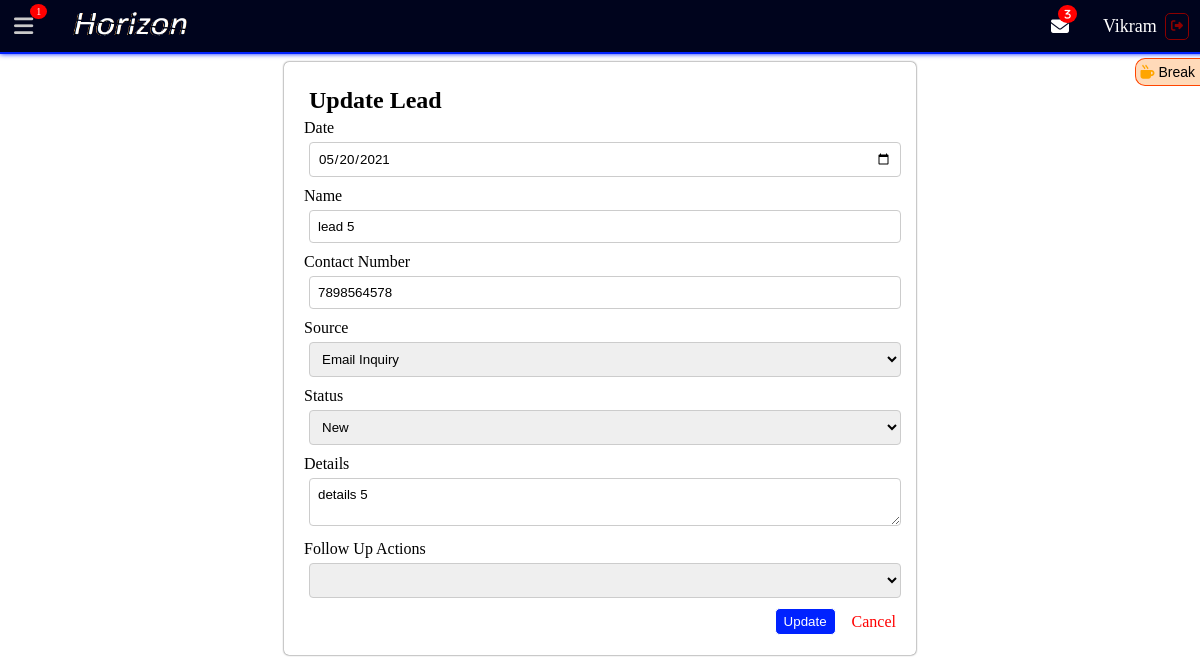
The app's page /leads/update/18/ (signed in) with its own data.
### realestateapp/models.py (models this page shows, shortened)
class CustomUser(AbstractUser):
    USER_ROLES = [
        (1, "Admin"),
        (2, "Team Leader"),
        (3, "Agent"),
    ]
    role = models.PositiveIntegerField(choices=USER_ROLES, default=1)

class Agent(models.Model):
    auth_user = models.OneToOneField(
        CustomUser, on_delete=models.CASCADE, related_name='agent')
    username = models.CharField(max_length=150, unique=True)
    password = models.CharField(max_length=128)
    profile_pic = models.ImageField(upload_to='employ_profile_pic', null=True)
    first_name = models.CharField(max_length=100)
    last_name = models.CharField(max_length=100)
    email = models.EmailField(unique=True)
    phone_number = models.CharField(max_length=20)
    address = models.TextField()
    joining_date = models.DateField()
    sales_traget = models.CharField(blank=True,null=True,max_length=255)
    remarks = models.TextField(blank=True)
    team_leader = models.ForeignKey(
        TeamLeader, on_delete=models.CASCADE, related_name='agents')

class Lead(models.Model):
    LEAD_STATUSES = (
        ('new', 'New'),
        ('contacted', 'Contacted'),
        ('converted', 'Converted'),
        ('lost', 'Lost'),
    )
    SOURCE_CHOICES = (
        ('internet', 'Via Internet'),
        ('email', 'Email Inquiry'),
        ('referral', 'Referral'),
        ('social_media', 'Social Media'),
        ('walk_in', 'Walk-in Customer'),
        ('website', 'Website'),
    )
    date = models.DateField()
    name = models.CharField(max_length=100)
    contact_info = models.ForeignKey(
        Contact, on_delete=models.CASCADE, related_name='lead_contact', null=True, blank=True)
    source = models.CharField(max_length=100, choices=SOURCE_CHOICES)
    status = models.CharField(max_length=20, choices=LEAD_STATUSES)
    details = models.TextField()
    follow_up_actions = models.ForeignKey(
        CustomFollowUp, on_delete=models.SET_NULL, null=True, blank=True)
    assigned_to = models.ForeignKey(
        TeamLeader, on_delete=models.CASCADE, related_name='team_leader_leads', null=True)
    assigned_to_agents = models.ForeignKey(
        Agent, on_delete=models.CASCADE, blank=True, related_name='agent_leads', null=True)
    last_seen_by = models.ForeignKey(
        CustomUser, on_delete=models.CASCADE, related_name='seen_leads', blank=True, null=True)

class Contact(models.Model):
    name = models.CharField(max_length=100, null=True, blank=True)
    email = models.EmailField(null=True, blank=True)
    phone_number = models.CharField(max_length=20, null=True, blank=True)
    address = models.TextField(null=True, blank=True)
    occupation = models.CharField(max_length=100, null=True, blank=True)
    date = models.DateField(null=True, blank=True)
    notes = models.TextField(null=True, blank=True)

### realestateapp/views.py (the view, shortened to what this page needs)
# urls.py: path('leads/update/<int:pk>/', LeadUpdateView.as_view(), name='lead_update'),
class LeadUpdateView(LoginRequiredMixin, SuccessMessageMixin, UpdateView):
    model = Lead
    fields = ['date', 'name', 'contact_info', 'source',
              'status', 'details', 'follow_up_actions']
    template_name = 'lead_update.html'
    success_url = reverse_lazy('lead_list')
    success_message = "Lead Updated!"
    def get_context_data(self, **kwargs):
        context = super().get_context_data(**kwargs)
        context["contacts"] = Contact.objects.all()
        return context

### template/lead_update.html (shortened to what this page needs)
{% extends 'base.html' %}
{% block content %}
<br>
<br>
<br>
<div class="container">
  <form class="update-form" method="post" action="{% url 'lead_update' lead.pk %}" >
    <h2>Update Lead</h2>
    <div class="form-group">
      <label for="id_date">Date</label>
      <input type="date" name="date" id="id_date" class="form-control" required value="{{ lead.date|date:'Y-m-d' }}">
    </div>
    <div class="form-group">
      <label for="id_name">Name</label>
      <input type="text" name="name" id="id_name" class="form-control" required value="{{ lead.name }}">
    </div>
    <div class="form-group">
      <label for="id_contact_info">Contact Number</label>
      <input type="text" name="contact_info" id="id_contact_info" class="form-control" placeholder="Enter contact name..." required value="{{ lead.contact_info.phone_number }}">
    </div>
    <div class="form-group">
      <label for="id_source">Source</label>
      <select name="source" id="id_source" class="form-control" required>
        <option value="email" {% if lead.source == 'email' %}selected{% endif %}>Email Inquiry</option>
      </select>
    </div>
    <div class="form-group">
      <label for="id_status">Status</label>
      <select name="status" id="id_status" class="form-control" required>
        <option value="new" {% if lead.status == 'new' %}selected{% endif %}>New</option>
      </select>
    </div>
    <div class="form-group">
      <label for="id_details">Details</label>
      <textarea name="details" id="id_details" class="form-control" required>{{ lead.details }}</textarea>
    </div>
    <div class="form-group">
      <label for="id_follow_up_actions">Follow Up Actions</label>
      <select name="follow_up_actions" id="id_follow_up_actions" class="form-control" required>
        <option value="{{ lead.follow_up_actions.id }}" selected>{{ lead.follow_up_actions.name }}</option>
      </select>
    </div>
    <div class="update-bottom-btns">
      <button type="submit" class="btn btn-primary">Update</button>
      <a href="{% url 'lead_list' %}" class="btn btn-secondary">Cancel</a>
    </div>
  </form>
</div>
{% endblock %}

### template/navbar.html (shortened to what this page needs)
{% load static %}
<div class="navbar">
  <div class="nav-left">
    <span id="menu-toggle" aria-label="Toggle Sidebar"><i class="fas fa-bars"></i> </span>
    <div id="menu-notification-badge" class="notification-badge menu"></div>
    {% if user.role == 1 %}
    <a href="{% url 'dashboard' %}">
      <img class="navbar-brand" src="{% static 'img/f-logo.png' %}" alt="">
    </a>
    {% elif user.role == 2 %}
    <a href="{% url 'dashboard' %}">
      <img class="navbar-brand" src="{% static 'img/f-logo.png' %}" alt="">
    </a>
    {% elif user.role == 3 %}
    <a href="{% url 'dashboard' %}">
      <img class="navbar-brand" src="{% static 'img/f-logo.png' %}" alt="">
    </a>
    {% endif %}
  </div>
  <div class="nav-right">
    {% if user.is_authenticated %}
    <div id="tea-break">
      <div class="blink">
        <div class="tea-break-icon" onclick="toggleTeaBreak()">
          <i class="fas fa-mug-hot"></i> Break
        </div>
      </div>
    </div>
    {% if user.role == 2 or user.role == 3 %}
    <a href="{% url 'inbox' %}" class="inbox">
      <i class="fas fa-solid fa-envelope">
        {% if unseen_team_leader_count %}
        <span class="notification-count">{{ unseen_team_leader_count }}</span>
        {% endif %}
      </i>
    </a>
    {% endif %}
    <p>{{ user.agent.first_name }}</p>
    <a class="sign-out" href="{% url 'user_logout' %}"><i class="fas fa-thin fa-sign-out-alt"></i></a>
    {% endif %}
  </div>
</div>

### realestateapp/static/css/base.css (style rules this page uses)
:root { --color-fade-white: #cacaca; --color-faded-white: #aaaaaa; --color-2-text: #777777; --color-secondary: #FAF1E6; --color-primary: #00041d; --button-color: #0022ff; --received-color: #0022ff88; --sent-color: #0022ff2d; --shade-: #006eff0a; }
input[type="text"], input[type="email"], input[type="tel"], input[type="number"], input[type="file"], input[type="password"], input[type="date"], input[type="datetime-local"], textarea, select { width: 100%; padding: 8px; border: 1px solid #ccc; border-radius: 4px; box-sizing: border-box; transition: border-color 0.3s ease; margin: 5px !important; font-family: Arial, Helvetica, sans-serif; outline: none; }
textarea { resize: vertical; }
.btn-secondary { text-decoration: none; color: red; cursor: pointer; }
img { width: 50px; height: 50px; border-radius: 50%; }
h2 { margin: 5px !important; }
button { padding: 5px 8px; border: 1px solid #ffffff; border-radius: 5px; background-color: #0022ff; color: white; cursor: pointer; }
.form-group { margin: 5px 0; }
a { text-decoration: none; }
.update-form { width: 50%; margin: auto; padding: 20px; box-shadow: 0 0 2px #333; border-radius: 5px; }
.update-bottom-btns { display: flex; justify-content: right; align-items: center; gap: 1rem; }

### realestateapp/static/css/navbar.css (style rules this page uses)
.navbar { display: flex; justify-content: space-between; align-items: center; background-color: #00041d; padding: 10px; position: fixed; top: 0; left: 0; width: 100%; height: 2rem; z-index: 999; border-bottom: 2px solid #0022ff; box-shadow: 0 0 5px #0022ff; }
.nav-left { display: flex; align-items: center; padding: 0; gap: .5rem; }
.fa-bars { font-size: 22px; color: #cacaca; font-weight: bold; padding: 4px; transition: .3s ease-in-out; cursor: pointer; }
.navbar-brand { height: 1.8rem; border-radius: 10px; transition: .3s ease-in-out; width: 120px; }
.nav-right { display: flex; flex-direction: row; justify-content: right; align-items: center; gap: .1rem; margin-right: 1rem; }
.nav-right > p { color: white; font-size: 18px; text-transform: capitalize; }
.sign-out { margin: 15px 5px ; padding: 5px; color: darkred; border: 1px solid darkred; border-radius: 5px; text-decoration: none; font-size: 12px; transition: .3s color ease-in-out; }
#tea-break { position:fixed; display: flex; flex-direction: column; top: 4.5rem; right: -0px; background: #FFDAB9; border: 1px solid #FF4500; border-right: none; border-radius: 10px; border-top-right-radius: 0; border-bottom-right-radius: 0; transform: translateY(-50%); padding:5px; z-index: 9999; transition: right 0.5s; }
.tea-break-icon { cursor: pointer; color: #000000; font-size: 14px !important; font-family: Arial, Helvetica, sans-serif !important; text-transform: capitalize !important; text-align: center; }
.fa-mug-hot { color: orange; }
.notification-badge { position: relative; top: -15px; left: 35px; font-size: 10px; background-color: red; color: white; padding:2px 6px; border-radius: 50%; }
.menu { position: relative; left: -15px !important; }
.inbox { margin: 0 .5rem; color: white; font-size: 22px; }
.notification-count { position: relative; top: -15px; left: -15px; font-size: 10px; background-color: red; color: white; padding:4px 6px; border-radius: 50%; }
.fa-envelope { width: max-content; margin: auto; font-size: 18px; }

### records on screen
CustomUser: agent.first_name "Vikram"
Lead: date "05/20/2021", name "lead 5", contact_info "7898564578", source "Email Inquiry", details "details 5"

### other values on screen
{{ unseen_team_leader_count }} "3"
